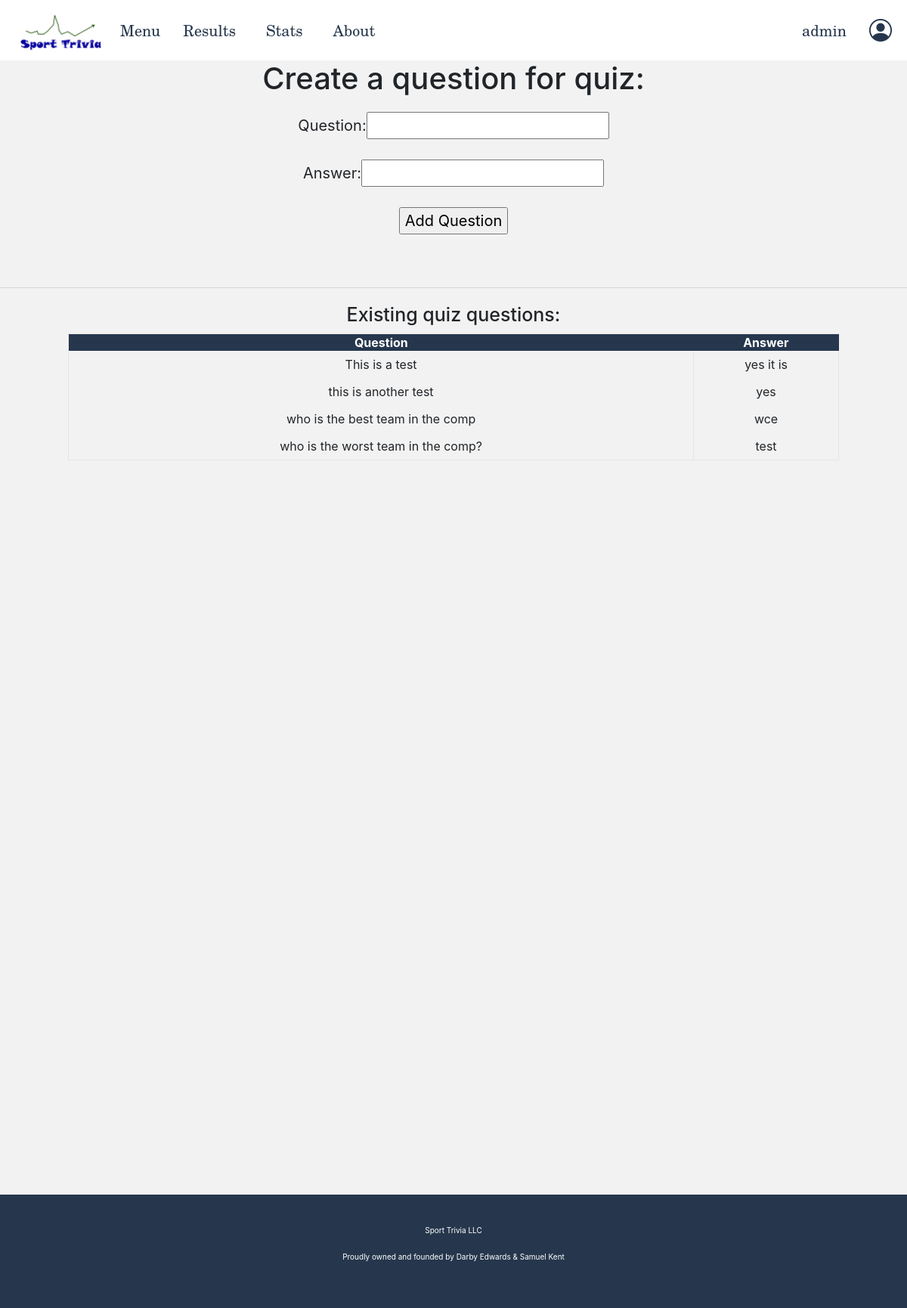
Screenshot of /create_question/quiz2 (signed in) with the database file from the repository.
### app/models.py (models this page shows, shortened)
class User(UserMixin, db.Model):
    id = db.Column(db.Integer, primary_key=True)
    username = db.Column(db.String(64), unique=True, index=True)
    firstname = db.Column(db.String(64))
    surname = db.Column(db.String(64))
    dob = db.Column(db.DateTime)
    address = db.Column(db.String(128))
    country = db.Column(db.String(64))
    state = db.Column(db.String(64))
    postcode = db.Column(db.Integer)
    phone = db.Column(db.Integer)
    email = db.Column(db.String(128), unique=True, index=True)
    password_hash = db.Column(db.String(128))

class Question(db.Model):
    id = db.Column(db.Integer, primary_key=True)
    question = db.Column(db.String(256))
    answer = db.Column(db.String(256))
    sport = db.Column(db.String(64))
    quiz_id = db.Column(db.Integer, db.ForeignKey('quiz.id'))

### app/routes.py (the view)
@app.route('/create_question/<string:quiz_title>', methods=['GET', 'POST'])
@login_required
def create_question(quiz_title):
    if current_user.username == 'admin':
        form = forms.CreateQuestionForm()
        quiz_object = Quiz.query.filter_by(title=quiz_title).first()
        quiz_id = quiz_object.id
        questions = Question.query.filter(Question.quiz_id==quiz_id).all()
        if form.validate_on_submit():
            return QuizController.createQuestion(form, quiz_title)
        return render_template('create_question.html', title="Create A Question", form=form, questions=questions, quiz_title=quiz_title)
    else:
        return redirect('index')

### app/forms.py
class CreateQuestionForm(FlaskForm):
    question = StringField('Question: ', validators=[DataRequired()])
    answer = StringField('Answer: ', validators=[DataRequired()])
    submit = SubmitField('Add Question')

### app/models.py (called while the page is built)
@login.user_loader
def load_user(id):
    return User.query.get(int(id))

### app/templates/create_question.html (shortened to what this page needs)
{% extends "base.html" %}
{% block content %}
    <div>
        <h2>Create a question for quiz: {{quiz}}</h2>
        <form name="create_question" action="" method="post">
            <div class="form">
                <span class="input">
                    <p>
                        {{ form.question.label }}{{ form.question(class="input") }}<br>
                    </p>
                </span>
                <span class="input">
                    <p>
                        {{ form.answer.label }}{{ form.answer(class="input") }}<br>
                    </p>
                </span>
                <p> {{ form.submit() }} </p>
            </div>
        </form>
        {% if questions %}
        <br>
        <hr>
        <h5>Existing quiz questions:</h5>
        <table>
            <thead>
                <tr>
                    <th>Question</th>
                    <th>Answer</th>
                </tr>
            </thead>
            <tbody>
                {% for q in questions %}
                    <tr>
                        <td>{{q.question}}</td>
                        <td>{{q.answer}}</td>
                    </tr>
                {% endfor %}
            </tbody>
        </table>
        {% endif %}
    </div>
{% endblock %}

### app/templates/base.html (shortened to what this page needs)
<html>
    <head>
        <link rel="stylesheet" href="https://cdn.jsdelivr.net/npm/bootstrap@4.6.0/dist/css/bootstrap.min.css">
        <link rel="stylesheet" href="{{ url_for('static', filename='main.css') }}">
        <link rel="stylesheet" href="https://cdn.jsdelivr.net/npm/bootstrap-icons@1.4.1/font/bootstrap-icons.css">
    </head>
    <body>
        <div class="header">
            <div class="header-left">
                <img src="{{ url_for('static', filename='assets/sportquizlogo.png') }}" alt="Shark Stakes LLC" onclick="toHome()">
                <p>Menu</p>
                <p><a href={{ url_for('results') }}>Results</a></p>
                <p><a href={{ url_for('stats') }}>Stats</a></p>
                <p><a href={{ url_for('about') }}>About</a></p>
            </div>
            <div class="header-middle">
            </div>
            {% if not current_user.is_authenticated %}
                <div class="header-right">
                    <p><a href={{ url_for('login') }}>Login/Register</a></p>
                    <a href={{ url_for('login') }}> <i class="bi bi-person-circle"></i></a>
                </div>
            {% else %}
                <div class="header-right">
                    <p><a href={{ url_for('user') }}>{{current_user.username}}</a></p>
                    <a href={{ url_for('user') }}> <i class="bi bi-person-circle"></i></a>
                </div>
            {% endif %}
        </div>
        <div class="content">
            {% block content %}{% endblock %}
        </div>
        <div class="footer">
            <p>Sport Trivia LLC</p>
            <p>Proudly owned and founded by Darby Edwards & Samuel Kent</p>
        </div>
    </body>
</html>

### app/static/main.css (style rules this page uses)
:root { --header_height: 80px; --grey1: rgba(0, 0, 0, 0.05); --navy1: #26374D; --navy1rgb: rgba(38, 55, 77, 1); --green1: #146E1E; }
html { font-size: 20px; }
body { background-color: white; }
.header { background-color: white; color: var(--navy1); height: var(--header__height); width: 100%; display: grid; grid-template-columns: auto auto auto; grid-template-rows: auto; }
.header * { height: var(--header_height); display: flex; flex-direction: row; padding-left: 10px; padding-right: 10px; line-height: var(--header_height); font-family: 'New Century Schoolbook', 'TeX Gyre Schola', 'serif'; text-decoration: none; color: var(--navy1); }
.header-left { justify-content: flex-start; }
.header-left img { padding-top: 20px; }
.header-middle { justify-content: center; }
.header-right { justify-content: flex-end; }
.header-right i { font-size: 1.5em; text-align: center; padding-right: 0; padding-left: 0; display: flex; align-items: center; }
.content { background-color: var(--grey1); width: 100%; margin-left: auto; margin-right: auto; padding-top: 0; padding-bottom: 20px; min-height: 1500px; text-align: center; }
.footer { background-color: var(--navy1); display: flex; flex-direction: column; color: white; bottom: 0; min-height: 150px; align-items: center; justify-content: center; width: 100%; }
.footer * { font-size: 0.5em; height: 100%; }
table { border: 1px solid var(--grey1); width: 85%; text-align: center; margin: 0 auto; }
table thead { background-color: var(--navy1); color: white; }
table td { border-left: 1px solid var(--grey1); border-right: 1px solid var(--grey1); padding-top: 0.5em; padding-bottom: 0.5em; }
.form { text-align: center; }

### rows the page displays
User: username "admin"
Question: question "This is a test", answer "yes it is"
Question: question "this is another test", answer "yes"
Question: question "who is the best team in the comp", answer "wce"
Question: question "who is the worst team in the comp?", answer "test"
